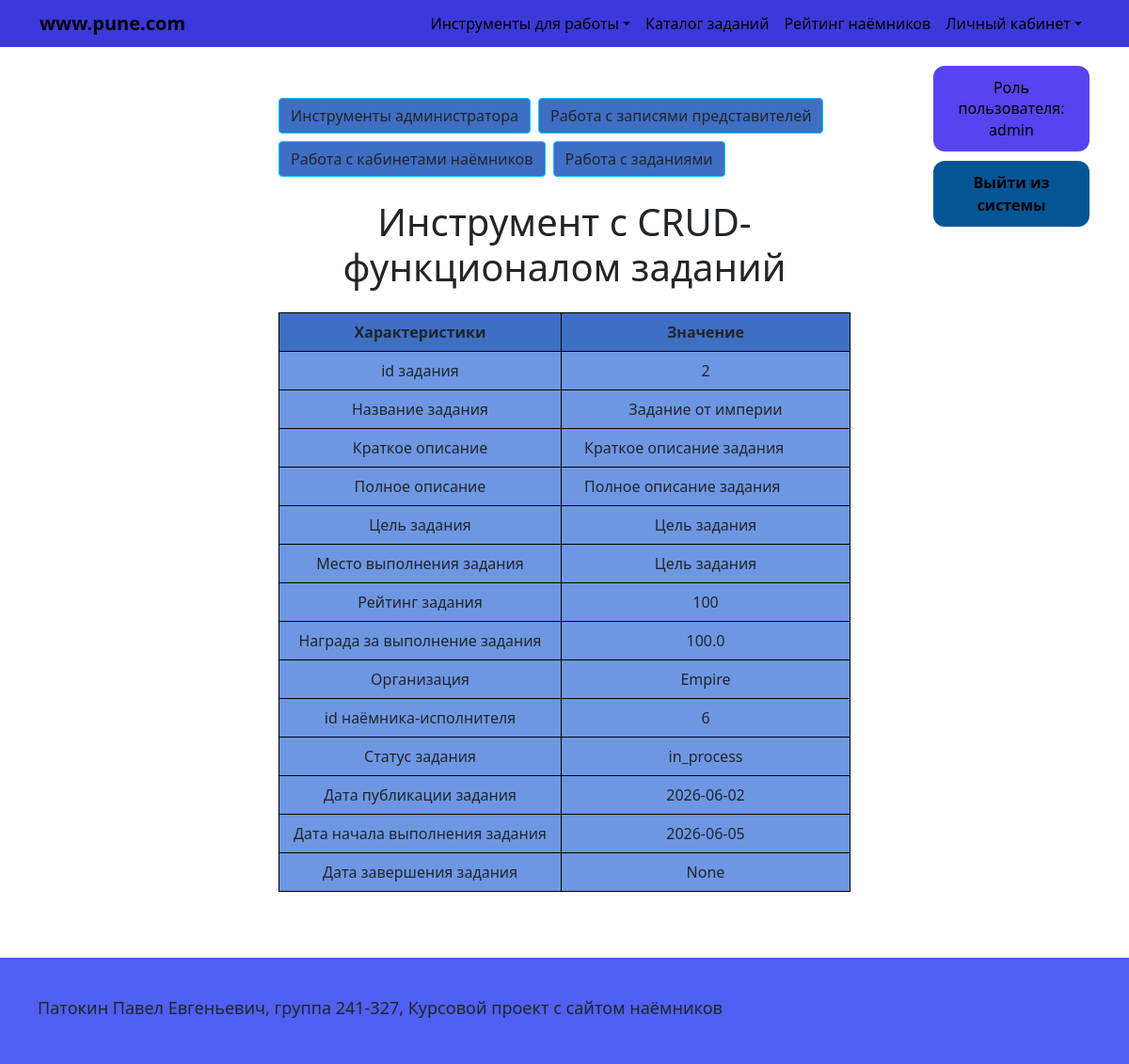
/READ_table_task/2 (signed in), run on an earlier commit of the app's database.
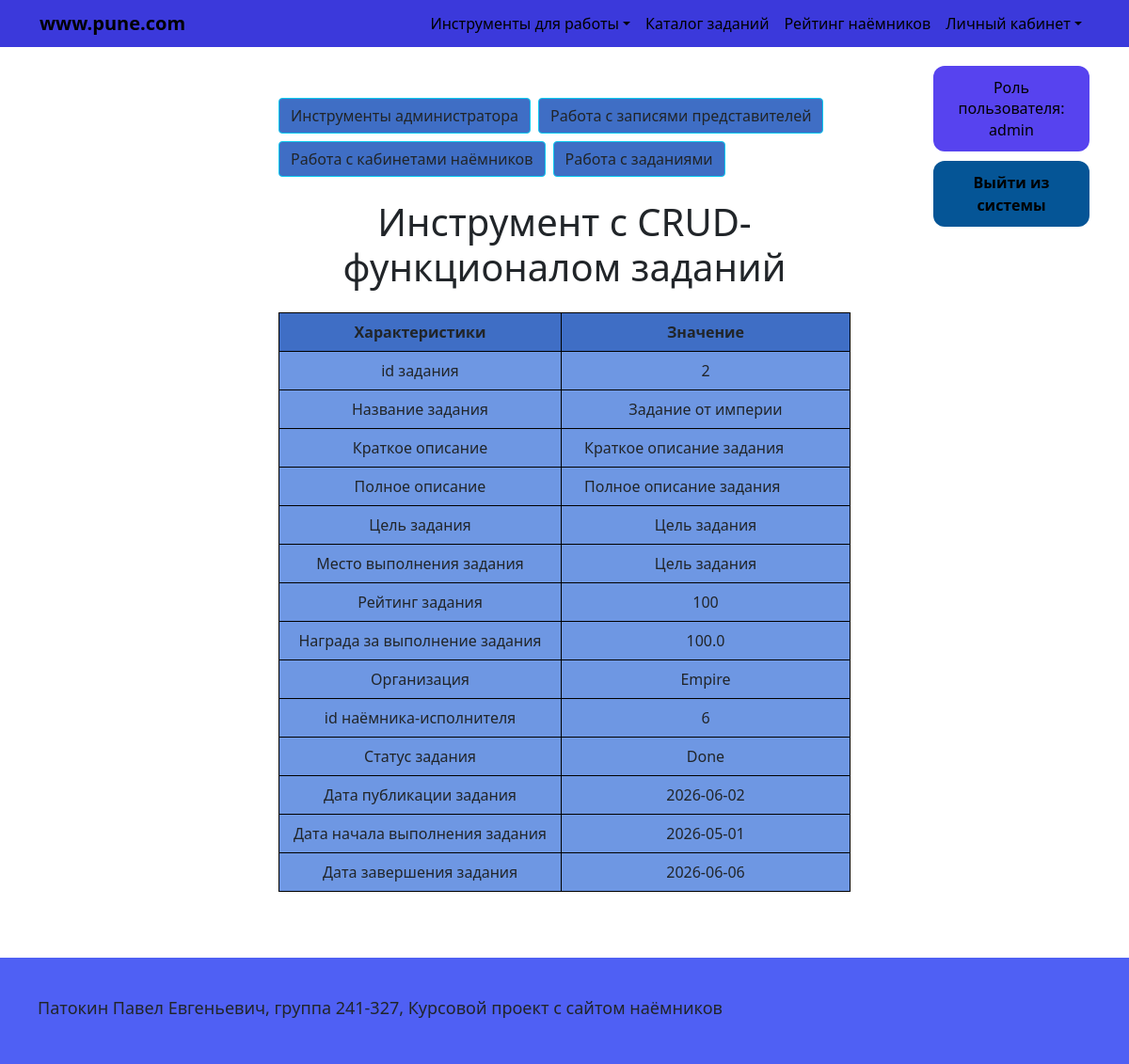
And on a later commit of the database.
### app/models.py (models this page shows)
class Task(db.Model):
    __tablename__ = "tasks"
    id_task = db.Column(db.Integer, primary_key=True)
    id_name_task = db.Column(db.Text, unique=True)
    short_description = db.Column(db.Text)
    full_description = db.Column(db.Text)
    purpose_task = db.Column(db.Text)
    place_task = db.Column(db.Text)
    rating_task = db.Column(db.Integer)
    reward_task = db.Column(db.Float)
    fraction = db.Column(db.Text)
    id_mercenary = db.Column(db.Integer, db.ForeignKey("mercenaries.id_mercenary"))
    status_task = db.Column(db.Text)
    start_of_task = db.Column(db.Date)
    doing_task = db.Column(db.Date)
    end_of_task = db.Column(db.Date)
    executor = db.relationship("Mercenary", back_populates="tasks")          # #12
    reports = db.relationship("Report", back_populates="task",
                              cascade="all, delete-orphan")

### app/app.py (the view)
@app.route('/READ_table_task/<int:id_task>', methods=['GET', 'POST'])
@check_rights(["admin"])
def READ_table_task(id_task):
    user_role = auth() # Функция, которая отображает роль, если пользователь регистрировался или не регистрировался
    task = Task.query.filter_by(id_task=id_task).first()
    return render_template('admin_tables/READ_table_task.html', user_role=user_role, task=task)

### app/app.py (called while the page is built)
def check_rights(roles):
    def decorator(f):
        @wraps(f)
        def wrapper(*args, **kwargs):
            if not current_user.is_authenticated or current_user.role not in roles:
                flash("У вас недостаточно прав для доступа к данной странице.", "danger")
                return redirect(url_for('main_page'))
            if not current_user.is_authenticated:
                flash("Сначала войдите в систему", "danger")
                return redirect(url_for('authentication'))
            if current_user.role not in roles:
                flash("У вас недостаточно прав для доступа к данной странице.", "danger")
                return redirect(url_for('main_page'))
            return f(*args, **kwargs)
        return wrapper
    return decorator

@login_manager.user_loader
def load_user(user_id):
    return User.query.get(int(user_id))

@app.before_request
def before_request():
    if current_user.is_authenticated:
        user_id = int(current_user.id)
    else:
        user_id = None

def auth():
    if current_user.is_authenticated:
        return current_user.role
    else:
        return "none"

### app/templates/admin_tables/READ_table_task.html (shortened to what this page needs)
{% extends 'base.html' %}
{% block content %}
    <link rel="stylesheet" href="{{ url_for('static', filename='CRUD_table.css') }}">
    <div class="container py-4">
        <div class="d-flex flex-wrap gap-2 mb-4">
            <a class="btn btn-info text-dark" href="{{ url_for('admin') }}">Инструменты администратора</a>
            <a class="btn btn-info text-dark" href="{{ url_for('CRUD_table_member') }}">Работа с записями представителей</a>
            <a class="btn btn-info text-dark" href="{{ url_for('CRUD_table_mercenary') }}">Работа с кабинетами наёмников</a>
            <a class="btn btn-info text-dark" href="{{ url_for('CRUD_table_task') }}">Работа с заданиями</a>
        </div>
        <h1 class="mb-4">Инструмент с CRUD-функционалом заданий</h1>
        <table class="table table-bordered align-middle text-center w-100">
            <thead>
                <tr>
                    <th>Характеристики</th>
                    <th>Значение</th>
                </tr>
            </thead>
            <tbody>
                <tr>
                    <td style="width: 300px;">id задания</td>
                    <td>{{ task.id_task }}</td>
                </tr>
                <tr>
                    <td>Название задания</td>
                    <td>{{ task.id_name_task }}</td>
                </tr>
                <tr>
                    <td>Краткое описание</td>
                    <td class="text-start px-4" style="white-space: pre-line; overflow-wrap: anywhere;">{{ task.short_description }}</td>
                </tr>
                <tr>
                    <td>Полное описание</td>
                    <td class="text-start px-4" style="white-space: pre-line; overflow-wrap: anywhere;">{{ task.full_description }}</td>
                </tr>
                <tr>
                    <td>Цель задания</td>
                    <td>{{ task.purpose_task }}</td>
                </tr>
                <tr>
                    <td>Место выполнения задания</td>
                    <td>{{ task.place_task }}</td>
                </tr>
                <tr>
                    <td>Рейтинг задания</td>
                    <td>{{ task.rating_task }}</td>
                </tr>
                <tr>
                    <td>Награда за выполнение задания</td>
                    <td>{{ task.reward_task }}</td>
                </tr>
                <tr>
                    <td>Организация</td>
                    <td>{{ task.fraction }}</td>
                </tr>
                <tr>
                    <td>id наёмника-исполнителя</td>
                    <td>{{ task.id_mercenary }}</td>
                </tr>
                <tr>
                    <td>Статус задания</td>
                    <td>{{ task.status_task }}</td>
                </tr>
                <tr>
                    <td>Дата публикации задания</td>
                    <td>{{ task.start_of_task }}</td>
                </tr>
                <tr>
                    <td>Дата начала выполнения задания</td>
                    <td>{{ task.doing_task }}</td>
                </tr>
                <tr>
                    <td>Дата завершения задания</td>
                    <td>{{ task.end_of_task }}</td>
                </tr>
            </tbody>
        </table>
    </div>
{% endblock %}

What changed in the data, as far as the page shows it:
changed Task "Задание от империи": status_task "in_process" → "Done"; doing_task "2026-06-05" → "2026-05-01"; end_of_task "None" → "2026-06-06"
